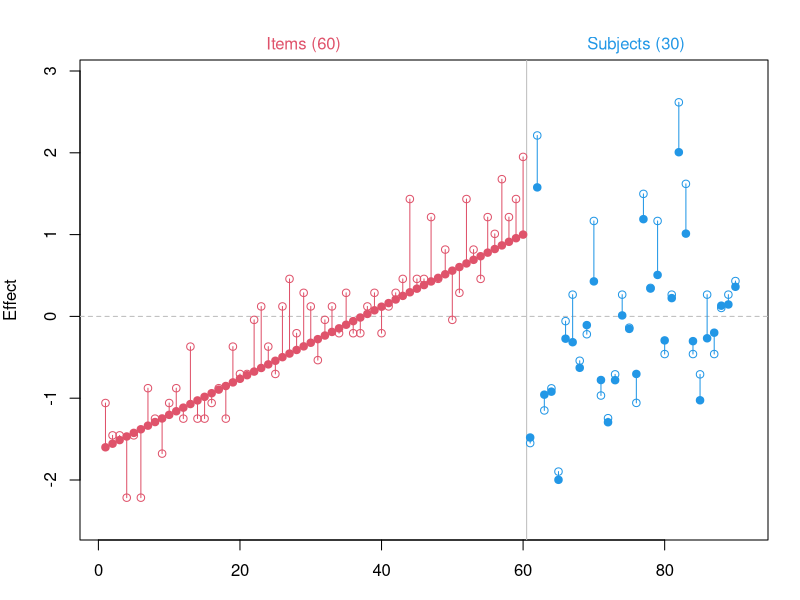

This chart was generated by the following R code:
logistic = function(x) 1 / (1 + exp(-x))
rbern = function( p, n=length(p) ) rbinom( n=n, size=1, prob=p )


sim_data = function(n_item=60, n_subj=30, seed=12) {
  set.seed(seed)
  A = rnorm( n=n_subj, mean=0, sd=1 )  # Subjects' ability
  D = seq( -1.6, 1 , length=n_item )  # Items' difficulty
  d = expand.grid( S=1:n_subj, I=1:n_item, KEEP.OUT.ATTRS = FALSE )
  d$R = rbern( logistic(A[d$S] - D[d$I]) )
  d$S = factor(d$S)
  d$I = factor(d$I)
  return(list(
    A=A,
    D=D,
    dat=d
  ))
}


plot_estimate = function(D, A, item_eff, subj_eff) {
  n_item = length(item_eff)
  n_subj = length(subj_eff)
  n_param = n_item + n_subj
  true_eff = c(D, A)
  est_eff = c(-item_eff, subj_eff)
  y_lim = c( min(true_eff, est_eff)-.3, max(true_eff, est_eff)+.3 )
  cols = c( rep(2, n_item), rep(4, n_subj) )
  plot( 1, type="n", ylim=y_lim, xlim=c(1, n_param+1), ylab="Effect" )
  abline( h=0, lty="dashed", col="grey" )
  abline( v=n_item+0.5, col="grey")
  points( true_eff, pch=19, col=cols )
  points( est_eff, col=cols )
  for (i in 1:n_param)
    lines( c(i, i), c(true_eff[i], est_eff[i]), col=cols[i] )
  item = paste0("Items (", n_item, ")")
  subj = paste0("Subjects (", n_subj, ")")
  mtext( c(item, subj), at=c(n_item/2-1, (n_item+n_param)/2+1 ), 
         padj = -.5, col=c(2, 4) )
}


# Set figure margins
par(oma=c(0,0,0,0))  # outer margin
par(mar=c(3, 4, 3, 1.6) )  # margin

# Simulate data
n_item=60; n_subj=30
data = sim_data( n_item, n_subj, seed=12 )
A = data$A
D = data$D
dat = data$dat

# Fit model
contrasts( dat$S ) = contr.sum( n_subj )
m = glm( R ~ -1 + I + S, data=dat, family=binomial("logit") )
eff = coef( m )
subj_eff = eff[ startsWith( names(eff), "S") ]
subj_eff = c( subj_eff, -sum(subj_eff) )
item_eff = eff[ startsWith(names(eff), "I") ]

# Plot
plot_estimate( D, A, item_eff, subj_eff )
